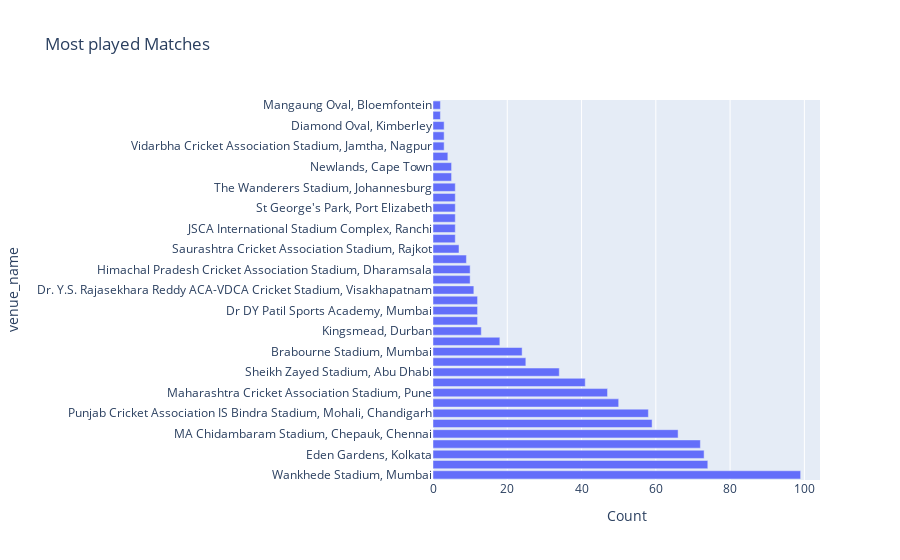

Notebook code cell kept with this figure:
### Code cell
fig = px.bar(match, y=match.index, x=match.values, orientation='h', 
             labels={'x': 'Count', 'y': 'Venue of the Matches'}, title=' Most played Matches ')
fig.show()

### Figure 1 — Plotly figure (JSON) as saved in the notebook; plotly's stock layout.template omitted (floating-point values rounded to 4 significant figures)
{"data": [{"alignmentgroup": "True", "hovertemplate": "Count=%{x}<br>venue_name=%{y}<extra></extra>", "legendgroup": "", "marker": {"color": "#636efa", "pattern": {"shape": ""}}, "name": "", "offsetgroup": "", "orientation": "h", "showlegend": false, "textposition": "auto", "type": "bar", "x": [99, 74, 73, 72, 66, 59, 58, 50, 47, 41, 34, 25, 24, 18, 13, 12, 12, 12, 11, 10, 10, 9, 7, 6, 6, 6, 6, 6, 6, 5, 5, 4, 3, 3, 3, 2, 2], "xaxis": "x", "y": ["Wankhede Stadium, Mumbai", "M.Chinnaswamy Stadium, Bengaluru", "Eden Gardens, Kolkata", "Arun Jaitley Stadium, Delhi", "MA Chidambaram Stadium, Chepauk, Chennai", "Rajiv Gandhi International Stadium, Uppal, Hyderabad", "Punjab Cricket Association IS Bindra Stadium, Mohali, Chandigarh", "Sawai Mansingh Stadium, Jaipur", "Maharashtra Cricket Association Stadium, Pune", "Dubai International Cricket Stadium", "Sheikh Zayed Stadium, Abu Dhabi", "Sharjah Cricket Stadium", "Brabourne Stadium, Mumbai", "Dr DY Patil Sports Academy, Navi Mumbai", "Kingsmead, Durban", "Narendra Modi Stadium, Motera, Ahmedabad", "Dr DY Patil Sports Academy, Mumbai", "Sardar Patel (Gujarat) Stadium, Motera, Ahmedabad", "Dr. Y.S. Rajasekhara Reddy ACA-VDCA Cricket Stadium, Visakhapatnam", "SuperSport Park, Centurion", "Himachal Pradesh Cricket Association Stadium, Dharamsala", "Holkar Cricket Stadium, Indore", "Saurashtra Cricket Association Stadium, Rajkot", "Shaheed Veer Narayan Singh International Stadium, Raipur", "JSCA International Stadium Complex, Ranchi", "Barabati Stadium, Cuttack", "St George's Park, Port Elizabeth", "Bharat Ratna Shri Atal Bihari Vajpayee Ekana Cricket Stadium, Lucknow", "The Wanderers Stadium, Johannesburg", "Nehru Stadium, Kochi", "Newlands, Cape Town", "Green Park, Kanpur", "Vidarbha Cricket Association Stadium, Jamtha, Nagpur", "Buffalo Park, East London", "Diamond Oval, Kimberley", "Barsapara Cricket Stadium, Guwahati", "Mangaung Oval, Bloemfontein"], "yaxis": "y"}], "layout": {"barmode": "relative", "legend": {"tracegroupgap": 0}, "title": {"text": " Most played Matches "}, "xaxis": {"anchor": "y", "domain": [0, 1], "title": {"text": "Count"}}, "yaxis": {"anchor": "x", "domain": [0, 1], "title": {"text": "venue_name"}}}}
